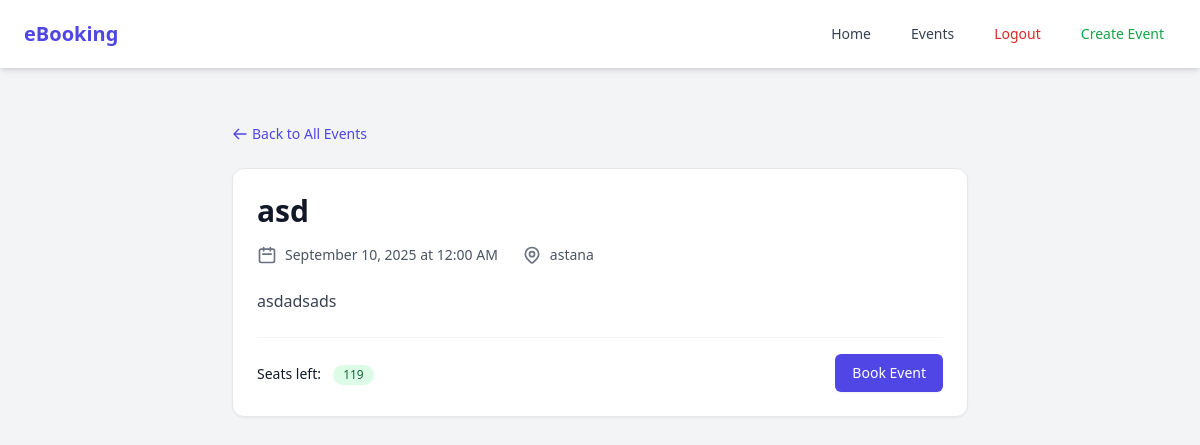
The app's page /event/2 (signed in), older data.
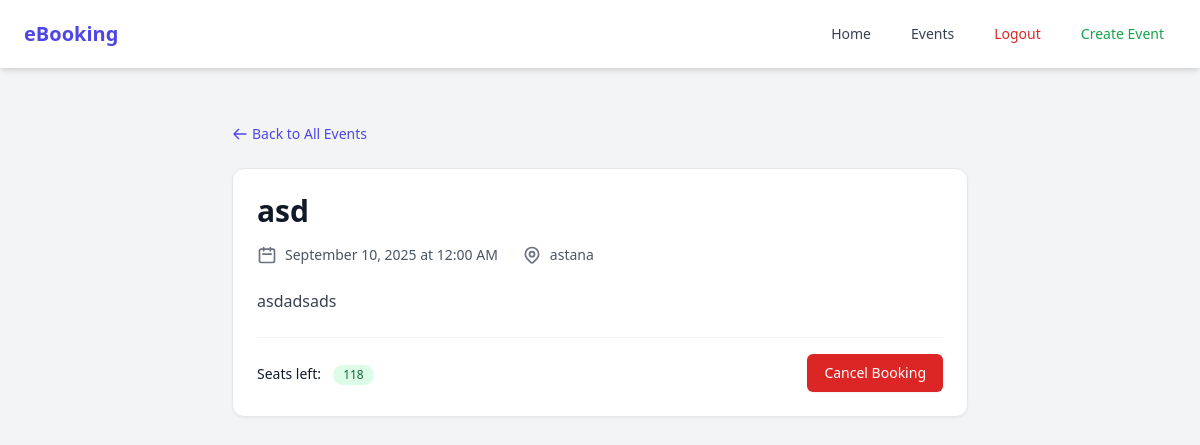
The same page, newer data.
### app/models.py (models this page shows, shortened)
class Event(db.Model):
    event_id: so.Mapped[int] = so.mapped_column(primary_key=True)
    title: so.Mapped[str] = so.mapped_column(sa.String(128), index=True, unique=True)
    description: so.Mapped[str] = so.mapped_column(sa.String(256), index=True)
    date: so.Mapped[datetime.date] = so.mapped_column(sa.Date)
    location: so.Mapped[str] = so.mapped_column(sa.String(30))
    total_seats: so.Mapped[int] = so.mapped_column()
    seats_left: so.Mapped[int] = so.mapped_column(default=0)
    created_by: so.Mapped[str] = so.mapped_column(sa.String(64))
    bookings: so.Mapped[list["Booking"]] = so.relationship(back_populates="event",
                                                           cascade="all, delete-orphan")

### app/routes.py (the view)
@app.route('/event/<int:event_id>')
def event_detail(event_id):
    event = Event.query.get_or_404(event_id)
    is_booked = Booking.query.filter_by(
        user_id=current_user.id, event_id=event_id
    ).first() is not None
    return render_template('event_detail.html', event=event, is_booked=is_booked)

### app/models.py (called while the page is built)
@login.user_loader
def load_user(id):
    return db.session.get(User, int(id))

### app/templates/event_detail.html (shortened to what the changed rows need)
{% extends "base.html" %}
{% block content %}
<div class="max-w-3xl mx-auto px-4 py-6">
    <div class="bg-white rounded-xl shadow-sm border border-gray-200 overflow-hidden">
        <div class="p-6">
            <h1 class="text-2xl md:text-3xl font-bold text-gray-900 mb-4">{{ event.title }}</h1>
            <div class="flex flex-col sm:flex-row sm:items-center text-gray-600 text-sm mb-6 space-y-2 sm:space-y-0 sm:space-x-6">
                <div class="flex items-center">
                    <svg xmlns="http://www.w3.org/2000/svg" class="h-5 w-5 mr-2 text-gray-500" fill="none" viewBox="0 0 24 24" stroke="currentColor">
                        <path stroke-linecap="round" stroke-linejoin="round" stroke-width="2" d="M8 7V3m8 4V3m-9 8h10M5 21h14a2 2 0 002-2V7a2 2 0 00-2-2H5a2 2 0 00-2 2v12a2 2 0 002 2z" />
                    </svg>
                    <span>{{ event.date.strftime('%B %d, %Y at %I:%M %p') if event.date else 'Date/Time TBD' }}</span>
                </div>
                <div class="flex items-center">
                    <span>{{ event.location or 'Location TBD' }}</span>
                </div>
            </div>
            {% if event.description %}
            <div class="prose prose-indigo max-w-none mb-6">
                <p class="text-gray-700">{{ event.description }}</p>
            </div>
            {% endif %}
            <div class="flex flex-col sm:flex-row sm:items-center sm:justify-between pt-4 border-t border-gray-100">
                <div class="mb-4 sm:mb-0">
                    <span class="text-sm font-medium text-gray-900">Seats left:</span>
                    <span class="ml-2 inline-flex items-center px-2.5 py-0.5 rounded-full text-xs font-medium {% if event.seats_left > 5 %}bg-green-100 text-green-800 {% elif event.seats_left > 0 %}bg-yellow-100 text-yellow-800 {% else %}bg-red-100 text-red-800 {% endif %}">
                        {{ event.seats_left }}
                    </span>
                </div>
                <div>
                    {% if is_booked %}
                        <form action="{{ url_for('cancel_booking', event_id=event.event_id) }}" method="post">
                            <button type="submit"
                                    class="inline-flex items-center px-4 py-2 border border-transparent text-sm font-medium rounded-md shadow-sm text-white bg-red-600 hover:bg-red-700 focus:outline-none focus:ring-2 focus:ring-offset-2 focus:ring-red-500 transition-colors duration-200">
                                Cancel Booking
                            </button>
                        </form>
                    {% else %}
                        {% if event.seats_left > 0 %}
                            <form action="{{ url_for('book_event', event_id=event.event_id) }}" method="post">
                                <button type="submit"
                                        class="inline-flex items-center px-4 py-2 border border-transparent text-sm font-medium rounded-md shadow-sm text-white bg-indigo-600 hover:bg-indigo-700 focus:outline-none focus:ring-2 focus:ring-offset-2 focus:ring-indigo-500 transition-colors duration-200">
                                    Book Event
                                </button>
                            </form>
                        {% else %}
                             <button type="button" disabled
                                    class="inline-flex items-center px-4 py-2 border border-transparent text-sm font-medium rounded-md shadow-sm text-white bg-gray-400 cursor-not-allowed">
                                    Event Full
                            </button>
                        {% endif %}
                    {% endif %}
                </div>
            </div>
        </div>
    </div>
</div>
{% endblock %}

Row changes from the older to the newer data that the page shows:
changed Event "asd": seats_left "119" → "118"
Text that changed along with them:
text no longer shown: "Book Event"
text now shown: "Cancel Booking"
